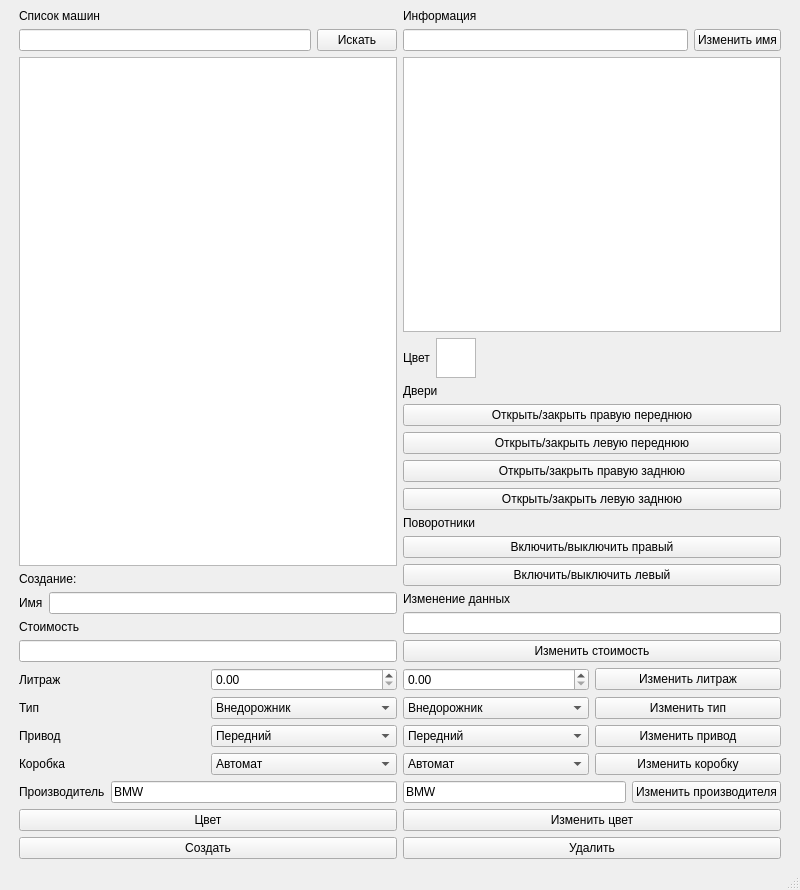
<?xml version="1.0" encoding="UTF-8"?>
<ui version="4.0">
 <class>MainWindow</class>
 <widget class="QMainWindow" name="MainWindow">
  <property name="geometry">
   <rect>
    <x>0</x>
    <y>0</y>
    <width>800</width>
    <height>890</height>
   </rect>
  </property>
  <property name="windowTitle">
   <string>MainWindow</string>
  </property>
  <widget class="QWidget" name="centralwidget">
   <layout class="QVBoxLayout" name="verticalLayout_4">
    <item>
     <layout class="QHBoxLayout" name="horizontalLayout_20">
      <item>
       <spacer name="horizontalSpacer">
        <property name="orientation">
         <enum>Qt::Horizontal</enum>
        </property>
        <property name="sizeType">
         <enum>QSizePolicy::Fixed</enum>
        </property>
        <property name="sizeHint" stdset="0">
         <size>
          <width>10</width>
          <height>20</height>
         </size>
        </property>
       </spacer>
      </item>
      <item>
       <layout class="QVBoxLayout" name="verticalLayout">
        <item>
         <widget class="QLabel" name="label_5">
          <property name="text">
           <string>Список машин</string>
          </property>
         </widget>
        </item>
        <item>
         <layout class="QHBoxLayout" name="horizontalLayout">
          <item>
           <widget class="QLineEdit" name="carsInput"/>
          </item>
          <item>
           <widget class="QPushButton" name="findCar">
            <property name="text">
             <string>Искать</string>
            </property>
           </widget>
          </item>
         </layout>
        </item>
        <item>
         <widget class="QListWidget" name="carsList"/>
        </item>
        <item>
         <widget class="QLabel" name="label_6">
          <property name="text">
           <string>Создание:</string>
          </property>
         </widget>
        </item>
        <item>
         <layout class="QHBoxLayout" name="horizontalLayout_10">
          <item>
           <widget class="QLabel" name="label_9">
            <property name="text">
             <string>Имя</string>
            </property>
           </widget>
          </item>
          <item>
           <widget class="QLineEdit" name="carName"/>
          </item>
         </layout>
        </item>
        <item>
         <widget class="QLabel" name="label_11">
          <property name="text">
           <string>Стоимость</string>
          </property>
         </widget>
        </item>
        <item>
         <widget class="QLineEdit" name="money"/>
        </item>
        <item>
         <layout class="QHBoxLayout" name="horizontalLayout_8">
          <item>
           <widget class="QLabel" name="label_7">
            <property name="text">
             <string>Литраж</string>
            </property>
           </widget>
          </item>
          <item>
           <widget class="QDoubleSpinBox" name="vEngine"/>
          </item>
         </layout>
        </item>
        <item>
         <layout class="QHBoxLayout" name="horizontalLayout_9">
          <item>
           <widget class="QLabel" name="label_8">
            <property name="text">
             <string>Тип</string>
            </property>
           </widget>
          </item>
          <item>
           <widget class="QComboBox" name="carType">
            <item>
             <property name="text">
              <string>Внедорожник</string>
             </property>
            </item>
            <item>
             <property name="text">
              <string>Пикап</string>
             </property>
            </item>
            <item>
             <property name="text">
              <string>Хетчбэк</string>
             </property>
            </item>
            <item>
             <property name="text">
              <string>Лимузин</string>
             </property>
            </item>
            <item>
             <property name="text">
              <string>Купэ</string>
             </property>
            </item>
            <item>
             <property name="text">
              <string>Седан</string>
             </property>
            </item>
            <item>
             <property name="text">
              <string>Универсал</string>
             </property>
            </item>
            <item>
             <property name="text">
              <string>Кабриолет</string>
             </property>
            </item>
           </widget>
          </item>
         </layout>
        </item>
        <item>
         <layout class="QHBoxLayout" name="horizontalLayout_11">
          <item>
           <widget class="QLabel" name="label_10">
            <property name="text">
             <string>Привод</string>
            </property>
           </widget>
          </item>
          <item>
           <widget class="QComboBox" name="privod">
            <item>
             <property name="text">
              <string>Передний</string>
             </property>
            </item>
            <item>
             <property name="text">
              <string>Задний</string>
             </property>
            </item>
            <item>
             <property name="text">
              <string>Полный</string>
             </property>
            </item>
           </widget>
          </item>
         </layout>
        </item>
        <item>
         <layout class="QHBoxLayout" name="horizontalLayout_18">
          <item>
           <widget class="QLabel" name="label_15">
            <property name="text">
             <string>Коробка</string>
            </property>
           </widget>
          </item>
          <item>
           <widget class="QComboBox" name="boxType">
            <item>
             <property name="text">
              <string>Автомат</string>
             </property>
            </item>
            <item>
             <property name="text">
              <string>Механика</string>
             </property>
            </item>
           </widget>
          </item>
         </layout>
        </item>
        <item>
         <layout class="QHBoxLayout" name="horizontalLayout_19">
          <item>
           <widget class="QLabel" name="label_16">
            <property name="text">
             <string>Производитель</string>
            </property>
           </widget>
          </item>
          <item>
           <widget class="QLineEdit" name="creator">
            <property name="text">
             <string>BMW</string>
            </property>
           </widget>
          </item>
         </layout>
        </item>
        <item>
         <widget class="QPushButton" name="createColor">
          <property name="text">
           <string>Цвет</string>
          </property>
         </widget>
        </item>
        <item>
         <widget class="QPushButton" name="create_b">
          <property name="text">
           <string>Создать</string>
          </property>
         </widget>
        </item>
       </layout>
      </item>
      <item>
       <layout class="QVBoxLayout" name="verticalLayout_2">
        <item>
         <widget class="QLabel" name="label">
          <property name="text">
           <string>Информация</string>
          </property>
         </widget>
        </item>
        <item>
         <layout class="QHBoxLayout" name="horizontalLayout_5">
          <item>
           <widget class="QLineEdit" name="editName"/>
          </item>
          <item>
           <widget class="QPushButton" name="editNameB">
            <property name="text">
             <string>Изменить имя</string>
            </property>
           </widget>
          </item>
         </layout>
        </item>
        <item>
         <widget class="QTextBrowser" name="infoBrowser"/>
        </item>
        <item>
         <layout class="QHBoxLayout" name="horizontalLayout_22">
          <item>
           <widget class="QLabel" name="label_17">
            <property name="text">
             <string>Цвет</string>
            </property>
           </widget>
          </item>
          <item>
           <widget class="QTextBrowser" name="colorBrowser">
            <property name="sizePolicy">
             <sizepolicy hsizetype="Maximum" vsizetype="Maximum">
              <horstretch>0</horstretch>
              <verstretch>0</verstretch>
             </sizepolicy>
            </property>
            <property name="maximumSize">
             <size>
              <width>40</width>
              <height>40</height>
             </size>
            </property>
           </widget>
          </item>
          <item>
           <spacer name="horizontalSpacer_3">
            <property name="orientation">
             <enum>Qt::Horizontal</enum>
            </property>
            <property name="sizeHint" stdset="0">
             <size>
              <width>40</width>
              <height>20</height>
             </size>
            </property>
           </spacer>
          </item>
         </layout>
        </item>
        <item>
         <widget class="QLabel" name="label_2">
          <property name="text">
           <string>Двери</string>
          </property>
         </widget>
        </item>
        <item>
         <widget class="QPushButton" name="moveRightFront">
          <property name="text">
           <string>Открыть/закрыть правую переднюю</string>
          </property>
         </widget>
        </item>
        <item>
         <widget class="QPushButton" name="moveLeftFront">
          <property name="text">
           <string>Открыть/закрыть левую переднюю</string>
          </property>
         </widget>
        </item>
        <item>
         <widget class="QPushButton" name="moveRightBack">
          <property name="text">
           <string>Открыть/закрыть правую заднюю</string>
          </property>
         </widget>
        </item>
        <item>
         <widget class="QPushButton" name="moveLeftBack">
          <property name="text">
           <string>Открыть/закрыть левую заднюю</string>
          </property>
         </widget>
        </item>
        <item>
         <widget class="QLabel" name="label_3">
          <property name="text">
           <string>Поворотники</string>
          </property>
         </widget>
        </item>
        <item>
         <widget class="QPushButton" name="turnRight">
          <property name="text">
           <string>Включить/выключить правый</string>
          </property>
         </widget>
        </item>
        <item>
         <widget class="QPushButton" name="turnLeft">
          <property name="text">
           <string>Включить/выключить левый</string>
          </property>
         </widget>
        </item>
        <item>
         <widget class="QLabel" name="label_4">
          <property name="text">
           <string>Изменение данных</string>
          </property>
         </widget>
        </item>
        <item>
         <widget class="QLineEdit" name="moneyEdit"/>
        </item>
        <item>
         <widget class="QPushButton" name="moneyEditB">
          <property name="text">
           <string>Изменить стоимость</string>
          </property>
         </widget>
        </item>
        <item>
         <layout class="QHBoxLayout" name="horizontalLayout_2">
          <item>
           <widget class="QDoubleSpinBox" name="vEngineEdit"/>
          </item>
          <item>
           <widget class="QPushButton" name="vEngineEditB">
            <property name="text">
             <string>Изменить литраж</string>
            </property>
           </widget>
          </item>
         </layout>
        </item>
        <item>
         <layout class="QHBoxLayout" name="horizontalLayout_3">
          <item>
           <widget class="QComboBox" name="carTypeEdit">
            <item>
             <property name="text">
              <string>Внедорожник</string>
             </property>
            </item>
            <item>
             <property name="text">
              <string>Пикап</string>
             </property>
            </item>
            <item>
             <property name="text">
              <string>Хетчбэк</string>
             </property>
            </item>
            <item>
             <property name="text">
              <string>Лимузин</string>
             </property>
            </item>
            <item>
             <property name="text">
              <string>Купэ</string>
             </property>
            </item>
            <item>
             <property name="text">
              <string>Седан</string>
             </property>
            </item>
            <item>
             <property name="text">
              <string>Универсал</string>
             </property>
            </item>
            <item>
             <property name="text">
              <string>Кабриолет</string>
             </property>
            </item>
           </widget>
          </item>
          <item>
           <widget class="QPushButton" name="carTypeEditB">
            <property name="text">
             <string>Изменить тип</string>
            </property>
           </widget>
          </item>
         </layout>
        </item>
        <item>
         <layout class="QHBoxLayout" name="horizontalLayout_6">
          <item>
           <widget class="QComboBox" name="privodEdit">
            <item>
             <property name="text">
              <string>Передний</string>
             </property>
            </item>
            <item>
             <property name="text">
              <string>Задний</string>
             </property>
            </item>
            <item>
             <property name="text">
              <string>Полный</string>
             </property>
            </item>
           </widget>
          </item>
          <item>
           <widget class="QPushButton" name="privodEditB">
            <property name="text">
             <string>Изменить привод</string>
            </property>
           </widget>
          </item>
         </layout>
        </item>
        <item>
         <layout class="QHBoxLayout" name="horizontalLayout_7">
          <item>
           <widget class="QComboBox" name="boxTypeEdit">
            <item>
             <property name="text">
              <string>Автомат</string>
             </property>
            </item>
            <item>
             <property name="text">
              <string>Механика</string>
             </property>
            </item>
           </widget>
          </item>
          <item>
           <widget class="QPushButton" name="boxTypeEditB">
            <property name="text">
             <string>Изменить коробку</string>
            </property>
           </widget>
          </item>
         </layout>
        </item>
        <item>
         <layout class="QHBoxLayout" name="horizontalLayout_4">
          <item>
           <widget class="QLineEdit" name="creatorEdit">
            <property name="text">
             <string>BMW</string>
            </property>
           </widget>
          </item>
          <item>
           <widget class="QPushButton" name="creatorEditB">
            <property name="text">
             <string>Изменить производителя</string>
            </property>
           </widget>
          </item>
         </layout>
        </item>
        <item>
         <widget class="QPushButton" name="colorEdit">
          <property name="text">
           <string>Изменить цвет</string>
          </property>
         </widget>
        </item>
        <item>
         <widget class="QPushButton" name="deleteB">
          <property name="text">
           <string>Удалить</string>
          </property>
         </widget>
        </item>
       </layout>
      </item>
      <item>
       <spacer name="horizontalSpacer_2">
        <property name="orientation">
         <enum>Qt::Horizontal</enum>
        </property>
        <property name="sizeType">
         <enum>QSizePolicy::Fixed</enum>
        </property>
        <property name="sizeHint" stdset="0">
         <size>
          <width>10</width>
          <height>20</height>
         </size>
        </property>
       </spacer>
      </item>
     </layout>
    </item>
   </layout>
  </widget>
  <widget class="QMenuBar" name="menubar">
   <property name="geometry">
    <rect>
     <x>0</x>
     <y>0</y>
     <width>800</width>
     <height>26</height>
    </rect>
   </property>
  </widget>
  <widget class="QStatusBar" name="statusbar"/>
 </widget>
 <resources/>
 <connections/>
</ui>
